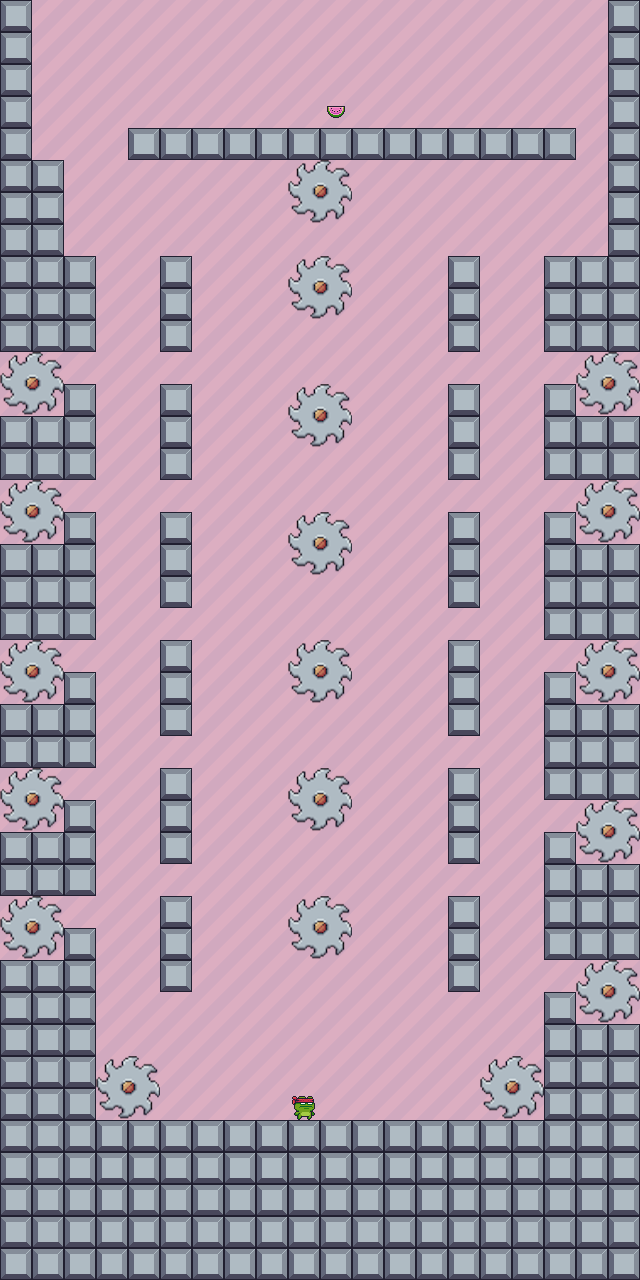

A level layout from a 2D game, rendered from its tile map. Below: a short description, then the map file with its tile-grid data intact:
An orthogonal 20x40 tile map with 32x32 px tiles, 2 tile layers (Tile Layer 1, Objects).

<map version="1.2" tiledversion="1.3.1" orientation="orthogonal" renderorder="right-down" compressionlevel="0" width="20" height="40" tilewidth="32" tileheight="32" infinite="0" nextlayerid="4" nextobjectid="1">
 <editorsettings>
  <export target="../Zones/zone44.json" format="json" />
 </editorsettings>
 <tileset firstgid="1" source="TheBest.tsx" />
 <layer id="1" name="Tile Layer 1" width="20" height="40">
  <data encoding="csv">
90,128,128,128,128,128,128,128,128,128,128,128,128,128,128,128,128,128,128,90,
90,128,128,128,128,128,128,128,128,128,128,128,128,128,128,128,128,128,128,90,
90,128,128,128,128,128,128,128,128,128,128,128,128,128,128,128,128,128,128,90,
90,128,128,128,128,128,128,128,128,128,128,128,128,128,128,128,128,128,128,90,
90,128,128,128,90,90,90,90,90,90,90,90,90,90,90,90,90,90,128,90,
90,90,128,128,128,128,128,128,128,128,128,128,128,128,128,128,128,128,128,90,
90,90,128,128,128,128,128,128,128,128,128,128,128,128,128,128,128,128,128,90,
90,90,128,128,128,128,128,128,128,128,128,128,128,128,128,128,128,128,128,90,
90,90,90,128,128,90,128,128,128,128,128,128,128,128,90,128,128,90,90,90,
90,90,90,128,128,90,128,128,128,128,128,128,128,128,90,128,128,90,90,90,
90,90,90,128,128,90,128,128,128,128,128,128,128,128,90,128,128,90,90,90,
128,128,128,128,128,128,128,128,128,128,128,128,128,128,128,128,128,128,128,128,
128,128,90,128,128,90,128,128,128,128,128,128,128,128,90,128,128,90,128,128,
90,90,90,128,128,90,128,128,128,128,128,128,128,128,90,128,128,90,90,90,
90,90,90,128,128,90,128,128,128,128,128,128,128,128,90,128,128,90,90,90,
128,128,128,128,128,128,128,128,128,128,128,128,128,128,128,128,128,128,128,128,
128,128,90,128,128,90,128,128,128,128,128,128,128,128,90,128,128,90,128,128,
90,90,90,128,128,90,128,128,128,128,128,128,128,128,90,128,128,90,90,90,
90,90,90,128,128,90,128,128,128,128,128,128,128,128,90,128,128,90,90,90,
90,90,90,128,128,128,128,128,128,128,128,128,128,128,128,128,128,90,90,90,
128,128,128,128,128,90,128,128,128,128,128,128,128,128,90,128,128,128,128,128,
128,128,90,128,128,90,128,128,128,128,128,128,128,128,90,128,128,90,128,128,
90,90,90,128,128,90,128,128,128,128,128,128,128,128,90,128,128,90,90,90,
90,90,90,128,128,128,128,128,128,128,128,128,128,128,128,128,128,90,90,90,
128,128,128,128,128,90,128,128,128,128,128,128,128,128,90,128,128,90,90,90,
128,128,90,128,128,90,128,128,128,128,128,128,128,128,90,128,128,128,128,128,
90,90,90,128,128,90,128,128,128,128,128,128,128,128,90,128,128,90,128,128,
90,90,90,128,128,128,128,128,128,128,128,128,128,128,128,128,128,90,90,90,
128,128,128,128,128,90,128,128,128,128,128,128,128,128,90,128,128,90,90,90,
128,128,90,128,128,90,128,128,128,128,128,128,128,128,90,128,128,90,90,90,
90,90,90,128,128,90,128,128,128,128,128,128,128,128,90,128,128,128,128,128,
90,90,90,128,128,128,128,128,128,128,128,128,128,128,128,128,128,90,128,128,
90,90,90,128,128,128,128,128,128,128,128,128,128,128,128,128,128,90,90,90,
90,90,90,128,128,128,128,128,128,128,128,128,128,128,128,128,128,128,90,90,
90,90,90,128,128,128,128,128,128,128,128,128,128,128,128,128,128,128,90,90,
90,90,90,90,90,90,90,90,90,90,90,90,90,90,90,90,90,90,90,90,
90,90,90,90,90,90,90,90,90,90,90,90,90,90,90,90,90,90,90,90,
90,90,90,90,90,90,90,90,90,90,90,90,90,90,90,90,90,90,90,90,
90,90,90,90,90,90,90,90,90,90,90,90,90,90,90,90,90,90,90,90,
90,90,90,90,90,90,90,90,90,90,90,90,90,90,90,90,90,90,90,90
</data>
 </layer>
 <layer id="3" name="Objects" width="20" height="40">
  <data encoding="csv">
0,0,0,0,0,0,0,0,0,0,0,0,0,0,0,0,0,0,0,0,
0,0,0,0,0,0,0,0,0,0,0,0,0,0,0,0,0,0,0,0,
0,0,0,0,0,0,0,0,0,0,0,0,0,0,0,0,0,0,0,0,
0,0,0,0,0,0,0,0,0,0,306,0,0,0,0,0,0,0,0,0,
0,0,0,0,0,0,0,0,0,0,0,0,0,0,0,0,0,0,0,0,
0,0,0,0,0,0,0,0,0,268,269,0,0,0,0,0,0,0,0,0,
0,0,0,0,0,0,0,0,0,287,288,0,0,0,0,0,0,0,0,0,
0,0,0,0,0,0,0,0,0,0,0,0,0,0,0,0,0,0,0,0,
0,0,0,0,0,0,0,0,0,268,269,0,0,0,0,0,0,0,0,0,
0,0,0,0,0,0,0,0,0,287,288,0,0,0,0,0,0,0,0,0,
0,0,0,0,0,0,0,0,0,0,0,0,0,0,0,0,0,0,0,0,
268,269,0,0,0,0,0,0,0,0,0,0,0,0,0,0,0,0,268,269,
287,288,0,0,0,0,0,0,0,268,269,0,0,0,0,0,0,0,287,288,
0,0,0,0,0,0,0,0,0,287,288,0,0,0,0,0,0,0,0,0,
0,0,0,0,0,0,0,0,0,0,0,0,0,0,0,0,0,0,0,0,
268,269,0,0,0,0,0,0,0,0,0,0,0,0,0,0,0,0,268,269,
287,288,0,0,0,0,0,0,0,268,269,0,0,0,0,0,0,0,287,288,
0,0,0,0,0,0,0,0,0,287,288,0,0,0,0,0,0,0,0,0,
0,0,0,0,0,0,0,0,0,0,0,0,0,0,0,0,0,0,0,0,
0,0,0,0,0,0,0,0,0,0,0,0,0,0,0,0,0,0,0,0,
268,269,0,0,0,0,0,0,0,268,269,0,0,0,0,0,0,0,268,269,
287,288,0,0,0,0,0,0,0,287,288,0,0,0,0,0,0,0,287,288,
0,0,0,0,0,0,0,0,0,0,0,0,0,0,0,0,0,0,0,0,
0,0,0,0,0,0,0,0,0,0,0,0,0,0,0,0,0,0,0,0,
268,269,0,0,0,0,0,0,0,268,269,0,0,0,0,0,0,0,0,0,
287,288,0,0,0,0,0,0,0,287,288,0,0,0,0,0,0,0,268,269,
0,0,0,0,0,0,0,0,0,0,0,0,0,0,0,0,0,0,287,288,
0,0,0,0,0,0,0,0,0,0,0,0,0,0,0,0,0,0,0,0,
268,269,0,0,0,0,0,0,0,268,269,0,0,0,0,0,0,0,0,0,
287,288,0,0,0,0,0,0,0,287,288,0,0,0,0,0,0,0,0,0,
0,0,0,0,0,0,0,0,0,0,0,0,0,0,0,0,0,0,268,269,
0,0,0,0,0,0,0,0,0,0,0,0,0,0,0,0,0,0,287,288,
0,0,0,0,0,0,0,0,0,0,0,0,0,0,0,0,0,0,0,0,
0,0,0,268,269,0,0,0,0,0,0,0,0,0,0,268,269,90,0,0,
0,0,0,287,288,0,0,0,0,21,0,0,0,0,0,287,288,90,0,0,
0,0,0,0,0,0,0,0,0,0,0,0,0,0,0,0,0,0,0,0,
0,0,0,0,0,0,0,0,0,0,0,0,0,0,0,0,0,0,0,0,
0,0,0,0,0,0,0,0,0,0,0,0,0,0,0,0,0,0,0,0,
0,0,0,0,0,0,0,0,0,0,0,0,0,0,0,0,0,0,0,0,
0,0,0,0,0,0,0,0,0,0,0,0,0,0,0,0,0,0,0,0
</data>
 </layer>
</map>
